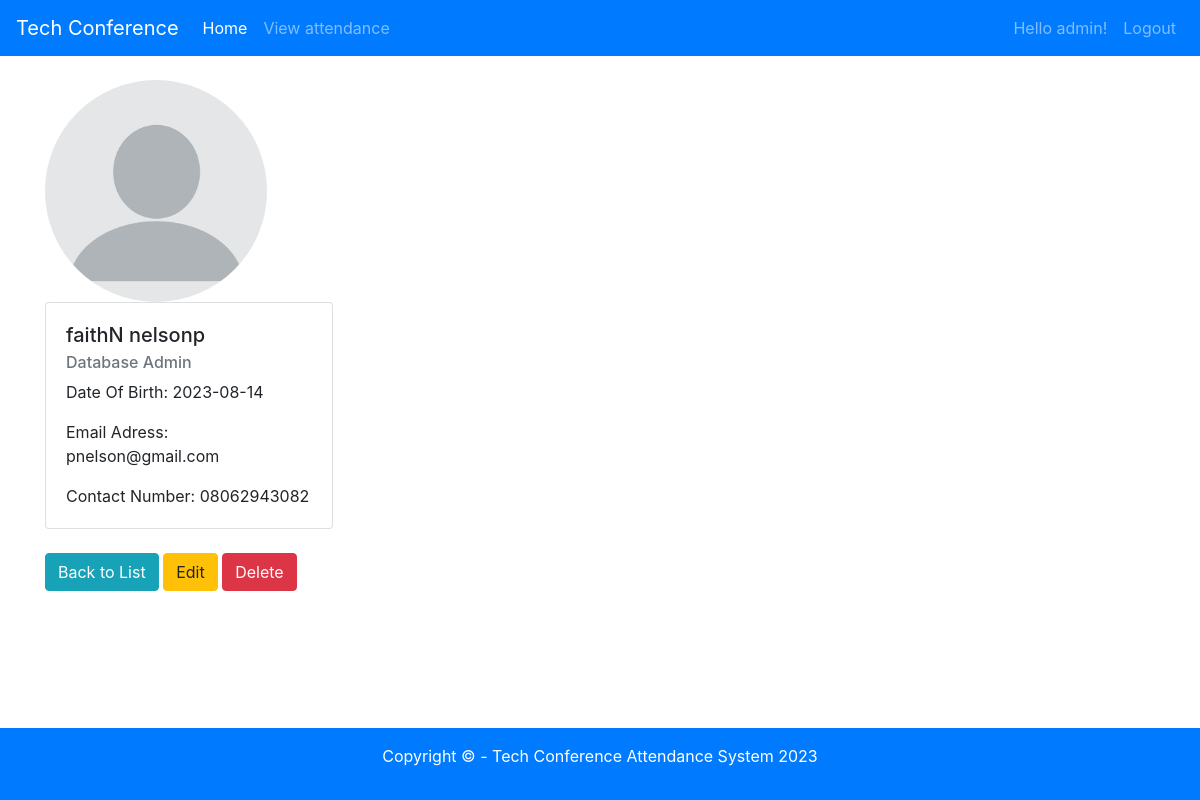
Screenshot of /view.php?id=10 (signed in) with the database file from the repository.
### tables this page shows
CREATE TABLE `attendance` (
  `attendance_id` int(11) NOT NULL,
  `firstname` varchar(100) NOT NULL,
  `lastname` varchar(1000) NOT NULL,
  `dateofbirth` date NOT NULL,
  `emailaddress` varchar(250) NOT NULL,
  `contactnumber` varchar(16) NOT NULL,
  `specialty_id` int(11) NOT NULL,
  `avatar_path` varchar(200) DEFAULT NULL
);

CREATE TABLE `specialties` (
  `specialty_id` int(11) NOT NULL,
  `name` varchar(100) NOT NULL
);

### db/crud.php (called while the page is built, shortened)
<?php
    class crud{
        private $db;
        function __construct($conn){
            $this->db = $conn;
        }
        public function getattendanceDetails($id){
           try{
                $sql = "select * from attendance a inner join specialties s on a.specialty_id = s.specialty_id
                where attendance_id = :id";
                $stmt = $this->db->prepare($sql);
                $stmt->bindparam(':id', $id);
                $stmt->execute();
                $result = $stmt->fetch();
                return $result;
           }catch (PDOException $e) {
                echo $e->getMessage();
                return false;
            }
        }
    }
?>

### db/conn.php (called while the page is built, shortened)
<?php
    $host = '127.0.0.1';
    $db = 'attendance_db';
    $user = 'root';
    $pass = '';
    $charset = 'utf8mb4';
    $dsn = "mysql:host=$host;dbname=$db;charset=$charset";
    try{
        $pdo = new PDO($dsn, $user, $pass);
       $pdo->setAttribute(PDO::ATTR_ERRMODE, PDO::ERRMODE_EXCEPTION);
    } catch(PDOException $e) {
        throw new PDOException($e->getMessage());
    }
    require_once 'crud.php';
    $crud = new crud($pdo);
?>

### view.php (the view, shortened to what this page needs)
<?php
    require_once 'includes/header.php';
    require_once 'db/conn.php';
    if(!isset($_GET['id'])){
        include 'includes/errormessage.php';
    } else{
        $id = $_GET['id'];
        $result = $crud->getattendanceDetails($id);
?>
<img src='<?php echo empty($result['avatar_path']) ? "uploads/blank.jpg" : $result['avatar_path'] ; ?>'
class="rounded-circle" style="width: 20%; height: 20%" />
<div class="card" style="width: 18rem;">
    <div class="card-body">
        <h5 class="card-title">
            <?php echo $result['firstname'] . ' ' . $result['lastname'];  ?>
        </h5>
        <h6 class="card-subtitle mb-2 text-muted">
            <?php echo $result['name'];  ?>
        </h6>
        <p class="card-text">
            Date Of Birth: <?php echo $result['dateofbirth'];  ?>
        </p>
        <p class="card-text">
            Email Adress: <?php echo $result['emailaddress'];  ?>
        </p>
        <p class="card-text">
            Contact Number: <?php echo $result['contactnumber'];  ?>
        </p>
    </div>
</div>
<br/>
        <a href="viewrecords.php" class="btn btn-info">Back to List</a>
        <a href="edit.php?id=<?php echo $result['attendance_id'] ?>" class="btn btn-warning">Edit</a>
        <a onclick="return confirm('Are you sure you want to delete this record?');" href="delete.php?id=<?php echo $result['attendance_id'] ?>" class="btn btn-danger">Delete</a>
    <?php } ?>
<br>
<br>
<br>
<br>
<br>
<br>
<br>
<br>
<br>
<?php require_once 'includes/footer.php'; ?>

### rows the page displays
attendance: avatar_path (placeholder picture), firstname "faithN", lastname "nelsonp", specialty.name "Database Admin", dateofbirth "2023-08-14", emailaddress "pnelson@gmail.com", contactnumber "08062943082"

### other values shown
$_SESSION['username'] "admin"
